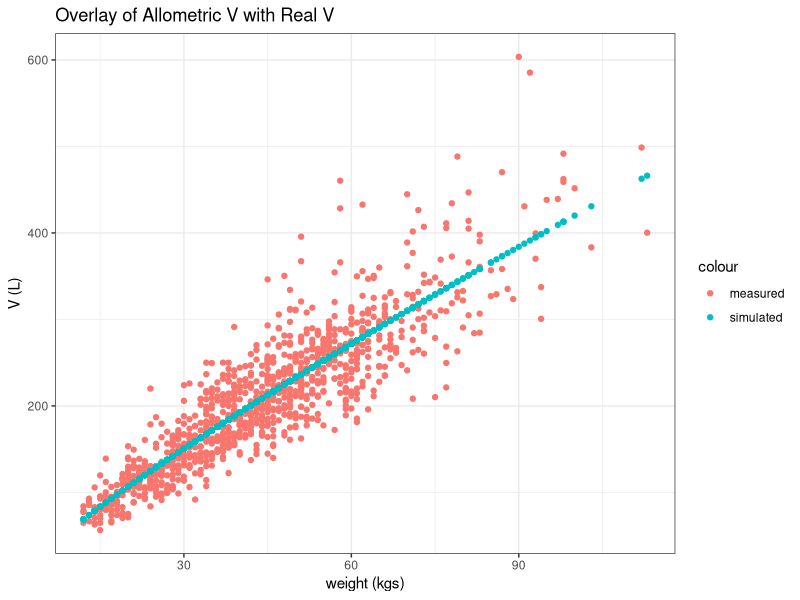
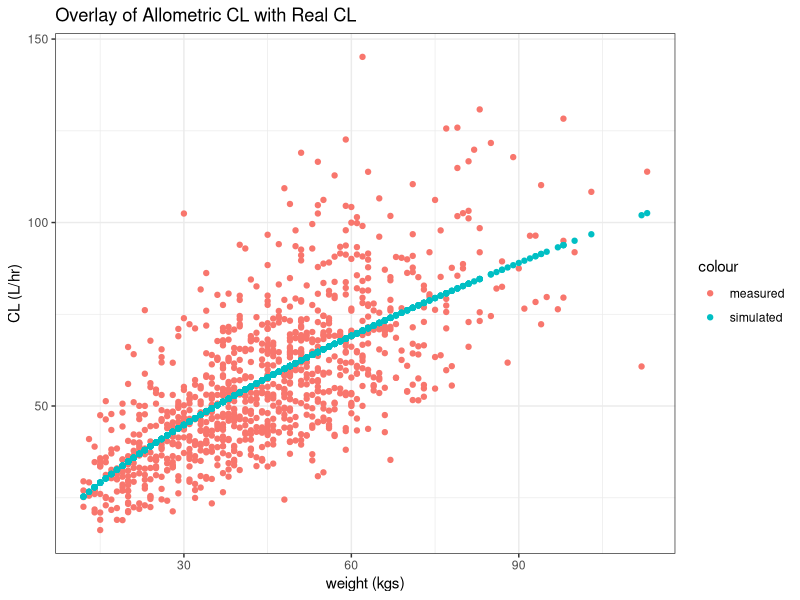
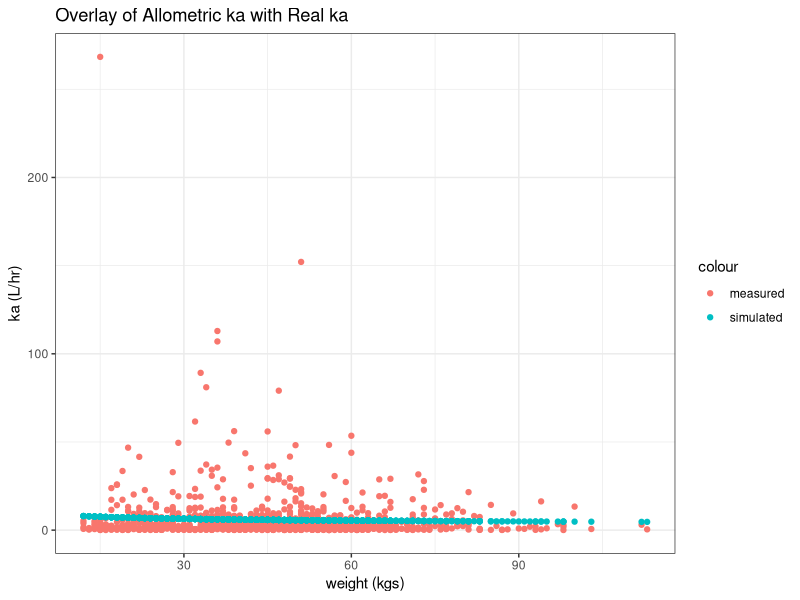
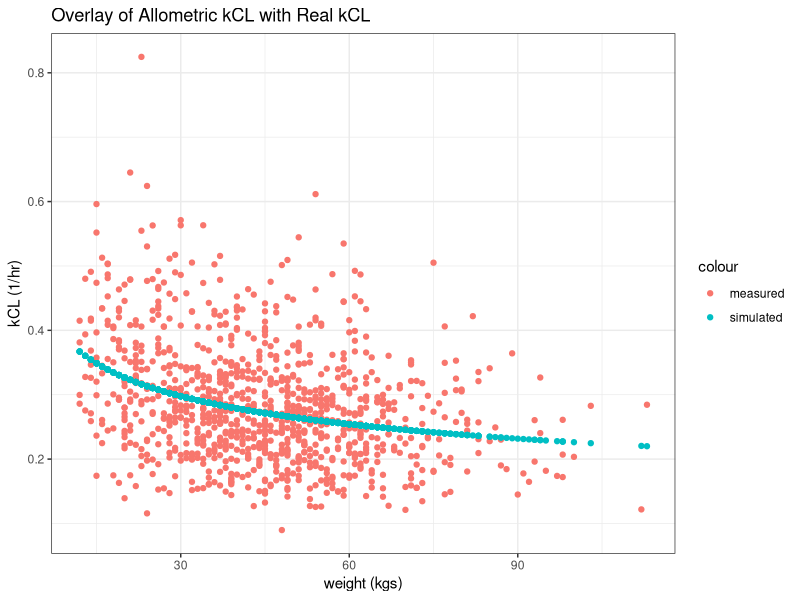
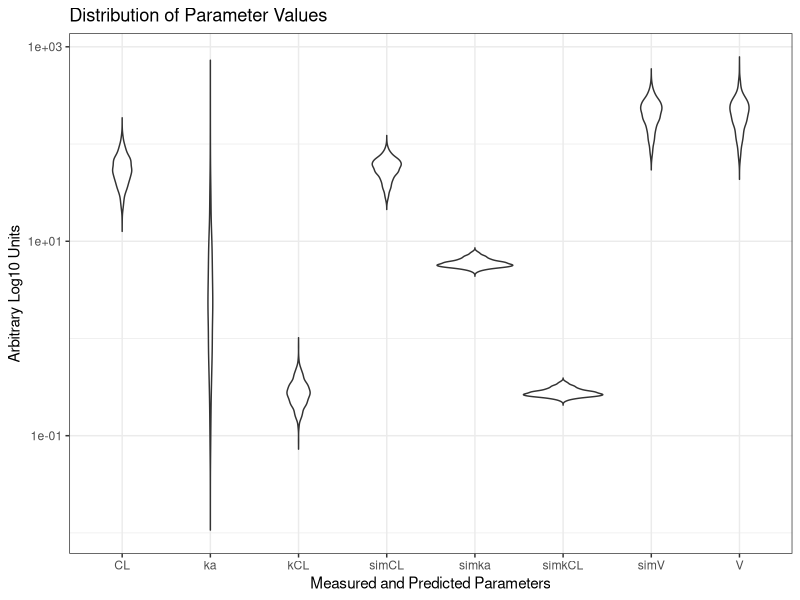
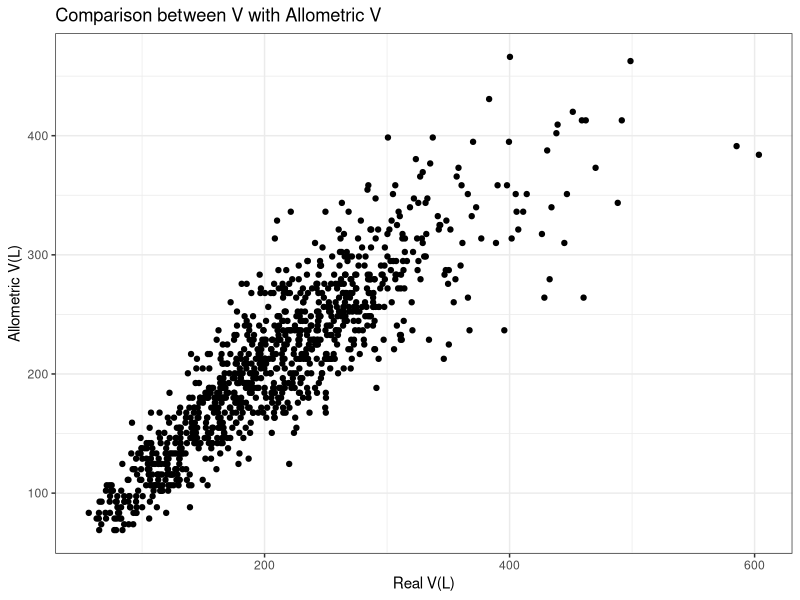
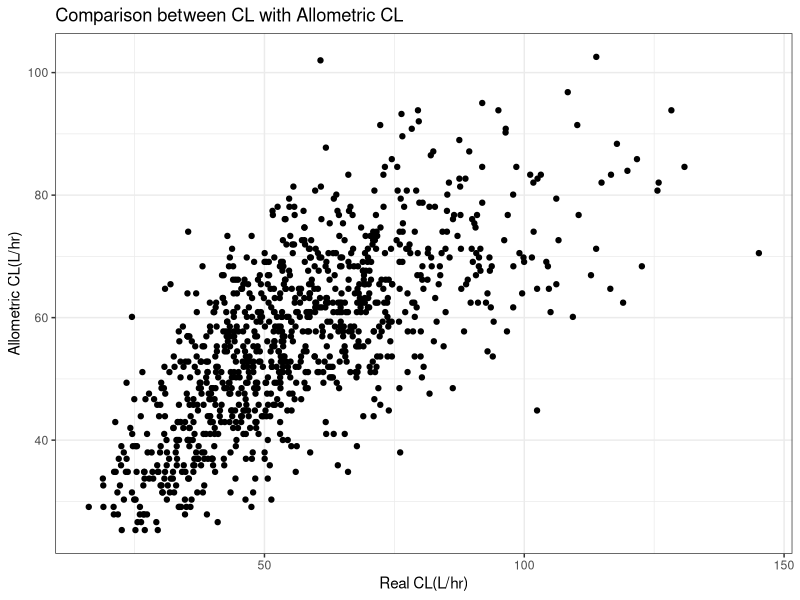
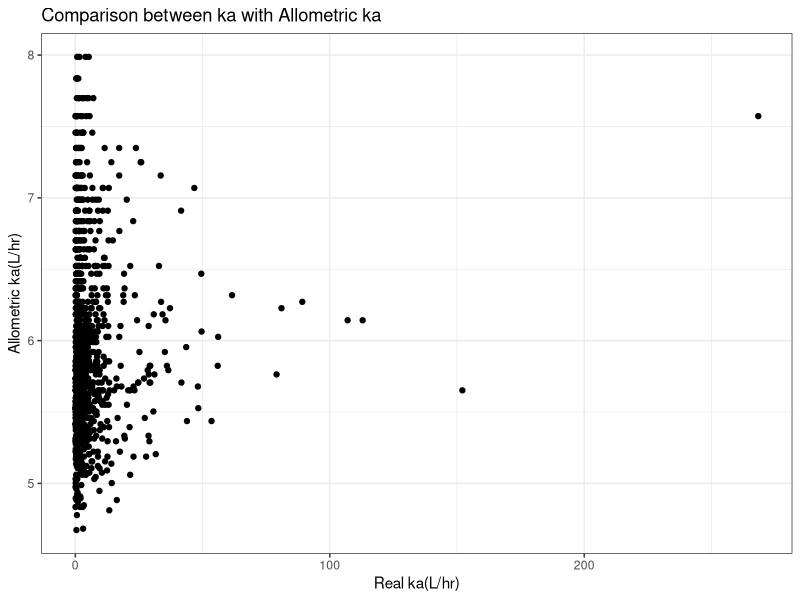

Write R code to recreate these figures, in order.
#### DEPENDENCIES
setwd(Sys.getenv("PWD"))
library(ggplot2)
if (!requireNamespace("tidyr")) {
    stop("tidyr not installed")
}
pivot_longer <- tidyr::pivot_longer


#### PREPARE DATA
TapData = read.csv(
    'TapData_mat.txt',
    header=FALSE,
    col.names=c('wt', 'V', 'CL', 'ka')
)
TapData$kCL = TapData$CL / TapData$V

param_allo = read.csv(
    'allometry_parameters.txt',
    header=FALSE,
    col.names=c('COEFF', 'EXP')
)
sim_param = matrix(0, length(TapData$wt), 3)
for (i in 1:3) {
    sim_param[ , i] = param_allo[i, ]$COEFF * (TapData$wt / 45)^param_allo[i, ]$EXP
}

TapData$simV  = sim_param[, 1]
TapData$simCL = sim_param[, 2]
TapData$simka = sim_param[, 3]
TapData$simkCL = TapData$simCL / TapData$simV

headers = c('wt', 'V', 'CL', 'ka', 'kCL', 'simV', 'simCL', 'simka', 'simkCL')
units = c('kg', 'L', 'L/hr', 'L/hr', '1/hr')
#### PLOTS
#### q2a
for (i in 2:5) {
    p = ggplot() + 
        geom_point(data=TapData, aes(x=wt, y=!!sym(headers[i]), color='measured')) +
        geom_point(data=TapData, aes(x=wt, y=!!sym(headers[i + 4]), color='simulated')) +
        labs(y=paste0(headers[i], " (", units[i], ")"), x = "weight (kgs)") +
        labs(title=paste("Overlay of Allometric", headers[i], "with Real", headers[i])) +
        theme_bw()
    ggsave(paste0("q2a_", headers[i], ".png"), bg='white')
    print(p)
}

#### q2b
longTapData = pivot_longer(TapData, cols=-wt, names_to="parameter", values_to="value")
longTapData$parameter = as.factor(longTapData$parameter)
p = ggplot(data=longTapData) + 
    geom_violin(aes(x=parameter, y=value),trim=FALSE) +
    scale_y_log10() +
    labs(title="Distribution of Parameter Values") +
    labs(x="Measured and Predicted Parameters", y="Arbitrary Log10 Units") +
    theme_bw()
ggsave("q2b_violin.png", bg='white')
print(p)

#### q2c
for (i in 2:5) {
    p = ggplot() + 
        geom_point(
            data=TapData, 
            aes(x=!!sym(headers[i]), y=!!sym(headers[i+4]))) +
        labs(title=paste(
                "Comparison between", headers[i], 
                "with Allometric", headers[i]), 
            x=paste0("Real ", headers[i], "(", units[i], ")"), 
            y=paste0("Allometric ", headers[i], "(", units[i], ")")) +
        theme_bw()
        ggsave(paste0("q2c_", headers[i], ".png"), bg='white')
    print(p)
}